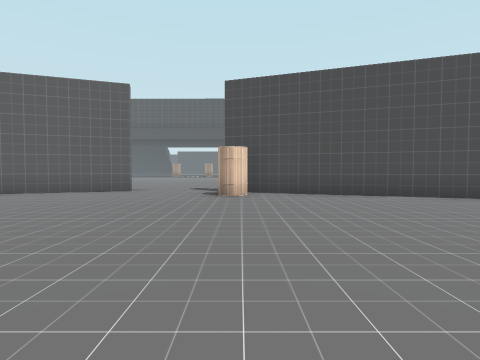
view 1 (above)

24 first-person views from a walk through a 3-D level made in the Godot game engine. The camera is 1.2 m above the floor, tilts 2° down and sees 80° across. The floor is counted in squares, 2 m on a side. Each view is taken from the middle of a square. On the plan, view 1 faces up. The plan holds only what a view shows up to about 9 squares ahead; the rest is blank. The place goes on beyond the plan. Characters and animated objects are left out. Some surface patterns are stand-ins.

view 2
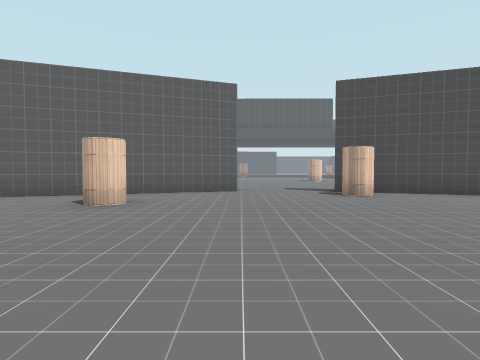

view 3
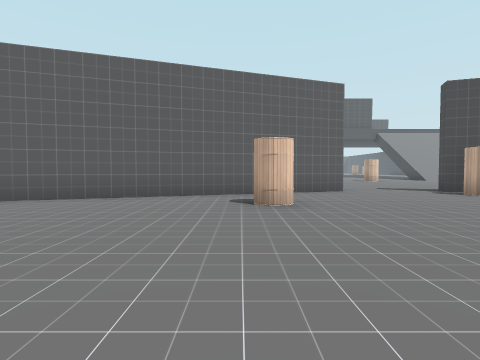

view 4
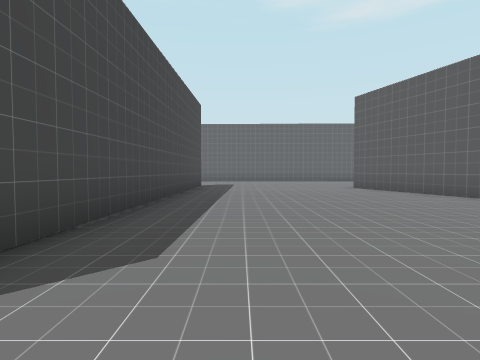

view 5
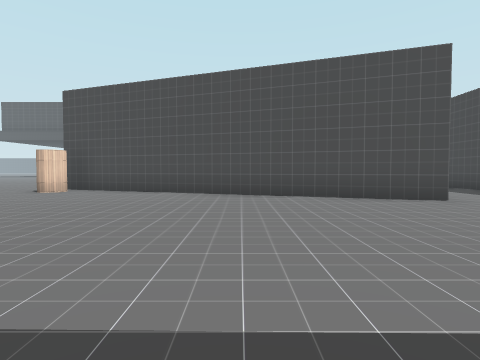

view 6
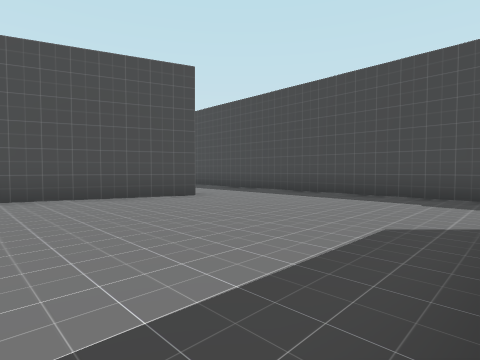

view 7
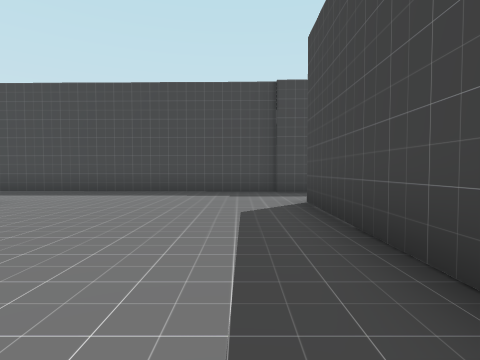

view 8
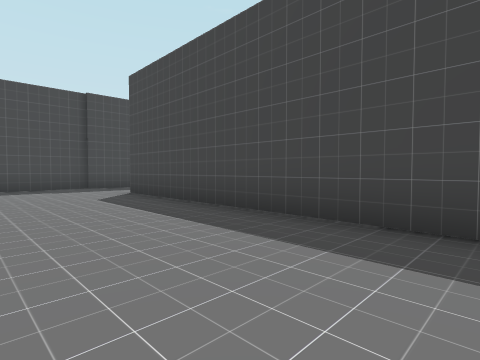

view 9
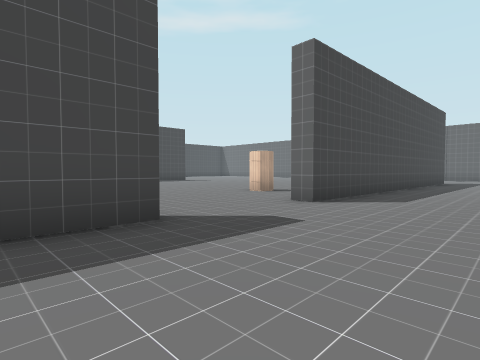

view 10
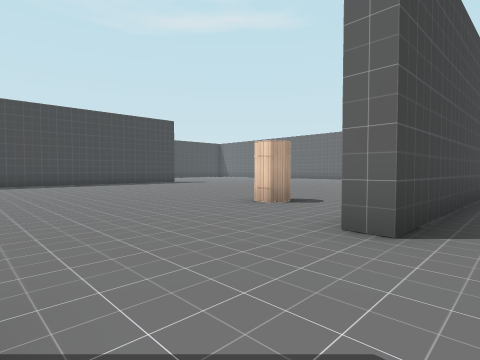

view 11
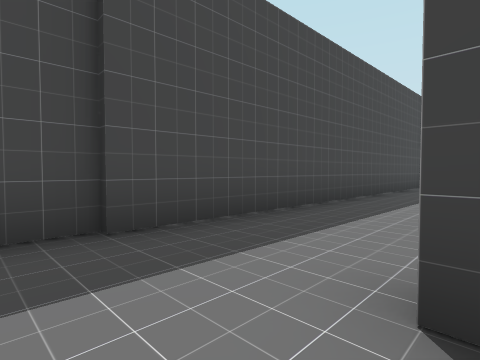

view 12
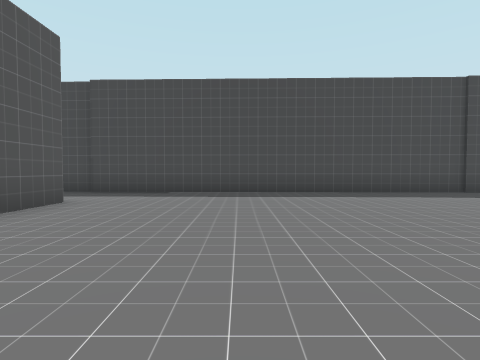

view 13
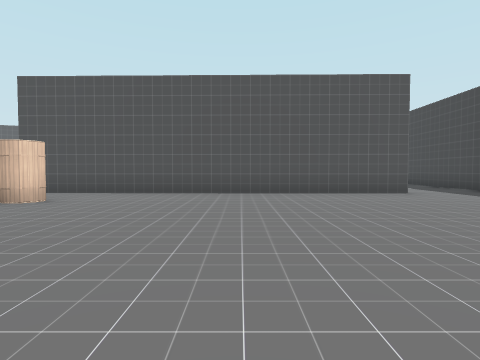

view 14
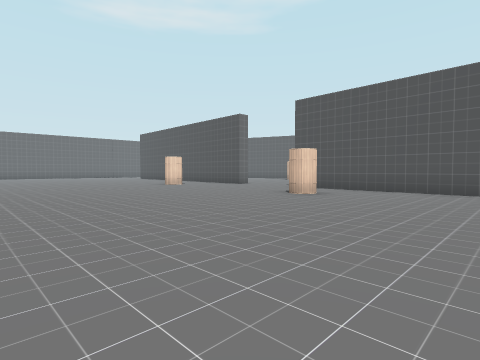

view 15
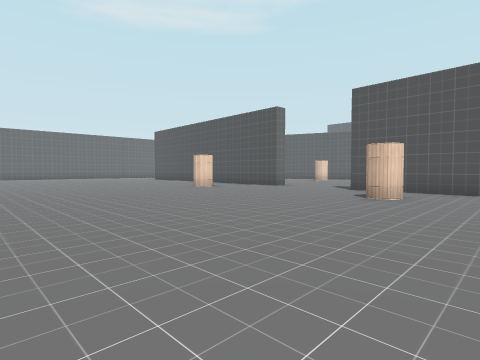

view 16
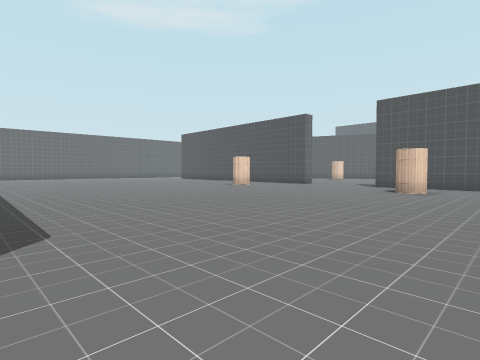

view 17
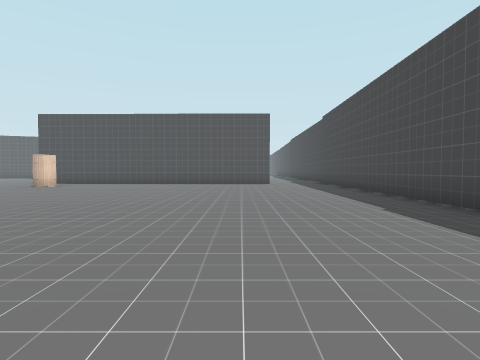

view 18
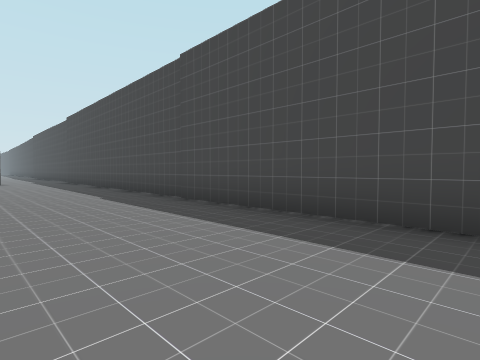

view 19
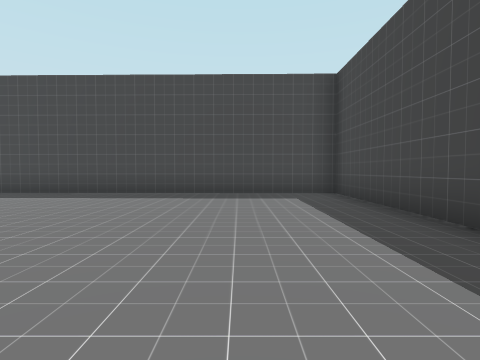

view 20
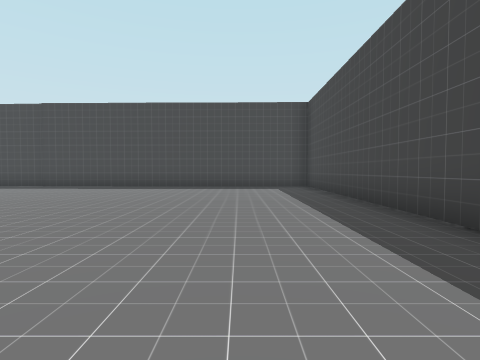

view 21
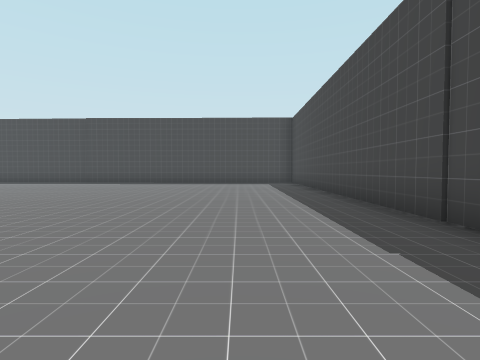

view 22
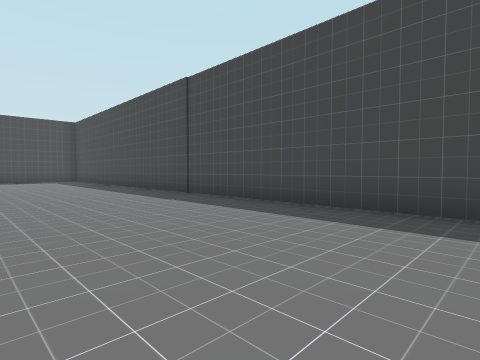

view 23
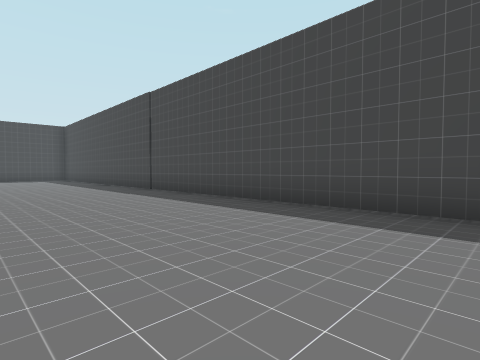

view 24
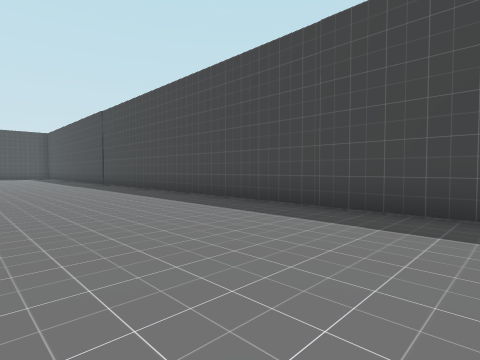

### Floor plan
Points are (right, up) in squares from view 1. A wall is a line through its corners. A room is listed if a view was taken in it or the views show most of it. See-through windows are left out.
Room 1 (views 1, 2, 3, 4, 5, 6, 7, 8, 9, 10, 11)
walls: (-3, 8.1) (-12, 4.9); (-0.8, -1.1) (0.7, -1.1); (2.2, -1.1) (9.4, -1.2); (9.1, 4.5) (-0.4, 7.8) (-0.2, 8.3); (-12, -0.5) (-3.7, -0.8); (11.9, -1) (12, 8.1); (11.7, -2.4) (11.7, -0.9)
ways out: opening at (-2, 0) to room 2; opening at (10.5, -2) to room 2
objects: barrel (-5, 5); barrel (0, 7)
Room 2 (views 12, 13, 14, 15, 16, 17, 18, 19, 20, 21, 22, 23, 24)
walls: (-3.7, -0.8) (-3.7, -1.4); (-10.7, -20.2) (11.3, -20.5) (11.7, -2.4); (9.4, -1.7) (-0.8, -1.6)
ways out: opening at (-2, 0) to room 1; opening at (10.5, -2) to room 1
objects: barrel (-5, -4); barrel (1, -4)

Where each view was taken, in squares from view 1:
view 1: 0 up, 0 right, facing up
view 2: 0 up, 3 left, facing up
view 3: 0 up, 6 left, facing up
view 4: 1 up, 3 left, facing left
view 5: 1 down, 5 right, facing up
view 6: 1 down, 5 right, facing up-right
view 7: 0 up, 4 right, facing right
view 8: 2 up, 2 right, facing down-right
view 9: 2 up, 1 right, facing down-left
view 10: 0 up, 1 left, facing down-left
view 11: 0 up, 9 right, facing down-right
view 12: 5 down, 4 right, facing right
view 13: 9 down, 5 right, facing up
view 14: 10 down, 5 right, facing up-left
view 15: 10 down, 3 right, facing up-left
view 16: 12 down, 3 right, facing up-left
view 17: 14 down, 8 right, facing up
view 18: 16 down, 8 right, facing up-right
view 19: 18 down, 4 right, facing right
view 20: 18 down, 1 right, facing right
view 21: 18 down, 2 left, facing right
view 22: 16 down, 5 left, facing down-right
view 23: 16 down, 7 left, facing down-right
view 24: 16 down, 11 left, facing down-right
